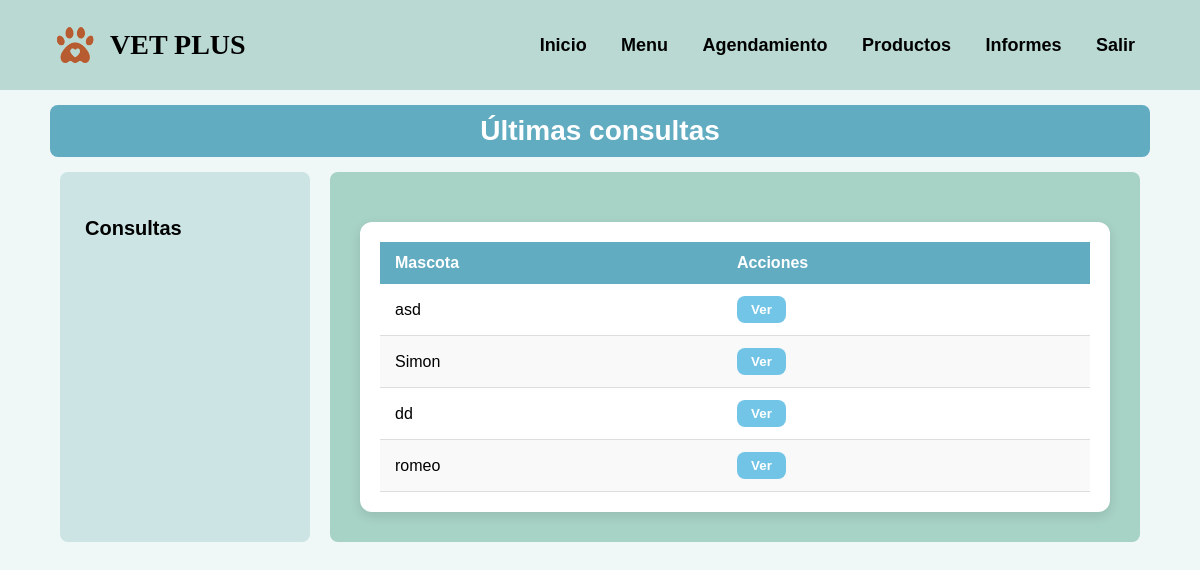
/consulta/recent, run on an earlier commit of the app's database.
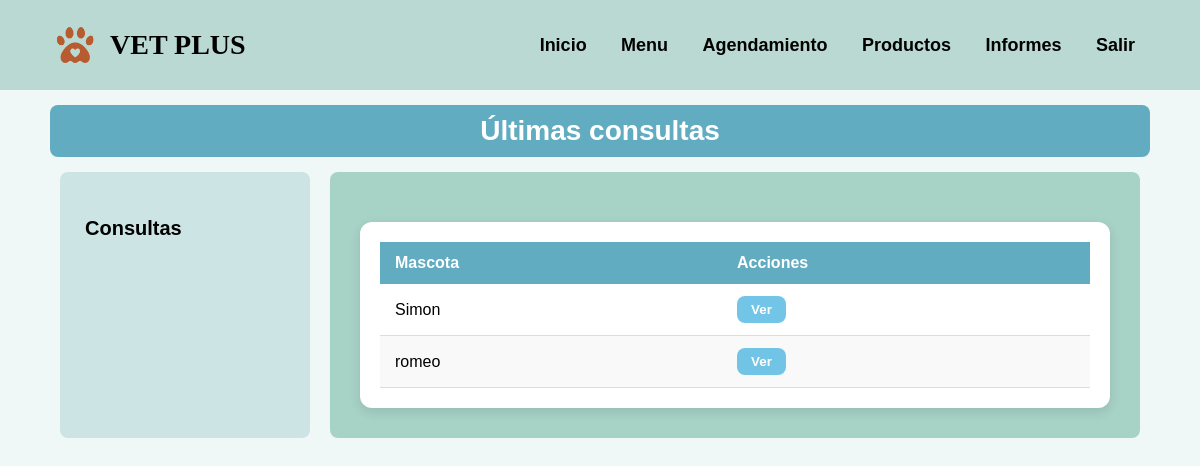
And on a later commit of the database.
### vetplus/models.py (models this page shows)
class Consulta(db.Model):
    id = db.Column(db.Integer, primary_key = True)
    nombredemascota = db.Column(db.String(100), nullable = False)
    nombrededueno = db.Column(db.String(100), nullable = False)
    datosdeconsulta = db.Column(db.Text, nullable = False)
    hora = db.Column(db.String(20), nullable = False)
    veterinario = db.Column(db.String(100), nullable = False)
    registros = db.relationship("RegistroMedico", back_populates = "consulta", cascade = "all, delete-orphan")

### vetplus/routes/consulta.py (the view)
@consulta_bp.route("/consulta/recent")
def consulta_dia():
    try:
        consultas = Consulta.query.order_by(Consulta.id.desc()).limit(5).all()
    except Exception as e:
        print(" Error cargando consultas:", e)
        consultas = []
    return render_template("dashboards/consultas/consulta_dia.html", consulta_dia = consultas)

### templates/dashboards/consultas/consulta_dia.html (shortened to what this page needs)
<!DOCTYPE html>
<html lang="es">
<head>
</head>
<body>
    <header>
        <div class="logo">
            <img src="{{ url_for('static', filename='img/logo.png') }}" alt="Logo Vetplus" class="icono">
            <h1>VET PLUS</h1>
        </div>
        <nav>
            <a href="{{ url_for('main.home') }}">Inicio</a>
            <a href="{{ url_for('main.dashboard') }}">Menu</a>
            <a href="{{ url_for('consulta.consulta') }}">Agendamiento</a>
            <a href="{{ url_for('store.tienda') }}">Productos</a>
            <a href="{{ url_for('informes.manage_informes') }}">Informes</a>
            <a href="#" onclick="abrirModal()">Salir</a>
        </nav>
    </header>
    <div class="title-bar">Últimas consultas</div>
    <div class="container">
        <div class="sidebar">
            <p>Consultas</p>
        </div>
        <div class="form-container">
            <div class="table-container">
                <table>
                    <thead>
                        <tr>
                            <th>Mascota</th>
                            <th>Acciones</th>
                        </tr>
                    </thead>
                    <tbody>
                        {% if consulta_dia %}
                            {% for consulta in consulta_dia[:5] %}
                            <tr id="consulta-{{ consulta.id }}">
                                <td>{{ consulta.nombredemascota }}</td>
                                <td>
                                    <button class="btn-ver" onclick="verConsulta('{{ consulta.id }}')">Ver</button>
                                </td>
                            </tr>
                            {% endfor %}
                        {% else %}
                            <tr>
                                <td colspan="2" style="text-align:center;">No hay consultas hoy</td>
                            </tr>
                        {% endif %}
                    </tbody>
                </table>
            </div>
        </div>
    </div>
</body>
</html>

What changed in the data, as far as the page shows it:
removed Consulta: nombredemascota "asd"
removed Consulta: nombredemascota "dd"
